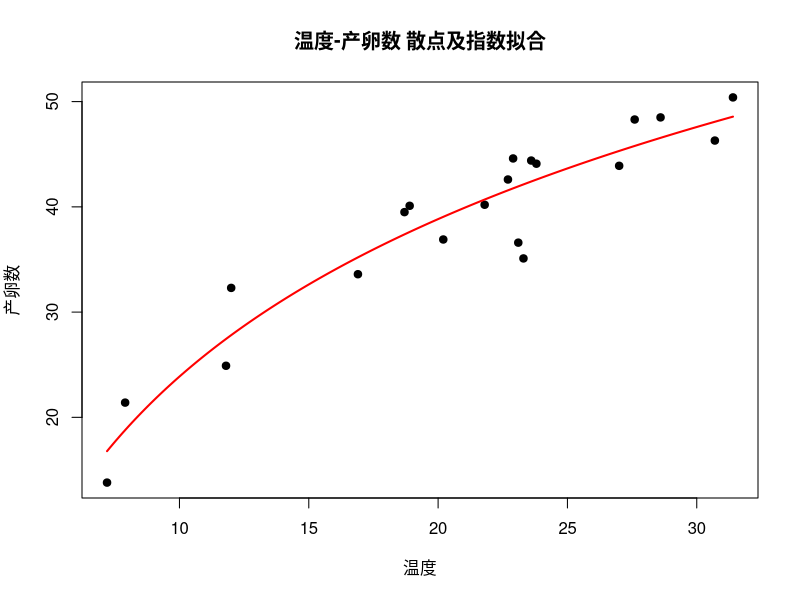
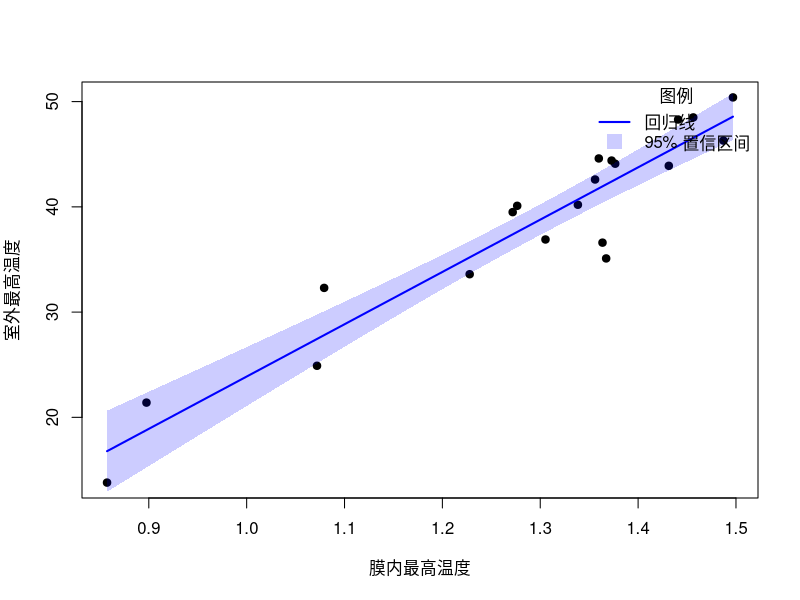

The R source for these figures, in order:
#例9-3
x <- c(7.2,7.9,11.8,12.0,16.9,18.7,18.9,20.2,21.8,22.7,22.9,23.1,23.3,23.6,23.8,27.0,27.6,28.6,30.7,31.4)
y <- c(13.8,21.4,24.9,32.3,33.6,39.5,40.1,36.9,40.2,42.6,44.6,36.6,35.1,44.4,44.1,43.9,48.3,48.5,46.3,50.4)

data <- data.frame(x, y)

# 1. 画散点图
plot(data$x, data$y,
     xlab = "温度",
     ylab = "产卵数",
     pch  = 19,
     main = "温度-产卵数 散点及指数拟合")

# 2. 用 nls 拟合 y = a+b*log10(x)
exp.mod <- nls(y ~ a+b*log10(x),
               data  = data,
               start = list(a = 1, b = 0.1))
summary(exp.mod)
# 查看拟合系数
coef(exp.mod)
#     a           b 
#（比如 a=1.23, b=0.20，具体值根据你的数据而定）

# 3. 在散点图上加上拟合曲线
#  3.1 生成细分的 x 供预测之用
x.seq <- seq(min(x), max(x), length.out = 200)
#  3.2 用拟合模型预测对应的 y 值
y.pred <- predict(exp.mod, newdata = data.frame(x = x.seq))
#  3.3 绘制曲线
lines(x.seq, y.pred, col = "red", lwd = 2)

x <- log10(x)
data <- data.frame(x, y)
model <- lm(y ~ x, data = data)
summary(model)
confint(model)
plot(data$x, data$y,
     xlab  = "膜内最高温度",
     ylab  = "室外最高温度",
     pch   = 19)
# 2. 生成平滑的 x 序列，计算预测值和置信区间
x.seq <- seq(min(data$x), max(data$x), length.out = 100)
pred  <- predict(model,
                 newdata   = data.frame(x = x.seq),
                 interval  = "confidence",
                 level     = 0.95)

# 3. 绘制置信带（半透明多边形）
polygon(
  x      = c(x.seq, rev(x.seq)),
  y      = c(pred[,"lwr"], rev(pred[,"upr"])),
  col    = rgb(0, 0, 1, 0.2),
  border = NA
)

# 4. 添加回归拟合线
lines(x.seq, pred[,"fit"], col = "blue", lwd = 2, lty = 1)

# 5. 添加图例（包含置信区间说明）
legend("topright",
       legend = c("回归线", "95% 置信区间"),
       col    = c("blue", rgb(0, 0, 1, 0.2)),
       lty    = c(1, NA),
       lwd    = c(2, NA),
       pch    = c(NA, 15),
       pt.cex = c(NA, 2),
       pt.bg  = c(NA, rgb(0, 0, 1, 0.2)),
       title  = "图例",
       bty    = "n"
)
print(model$coefficients)
coef(model)

modelaov <- aov(y ~ x, data = data) 

# 7. 输出方差分析表
print(summary(modelaov))